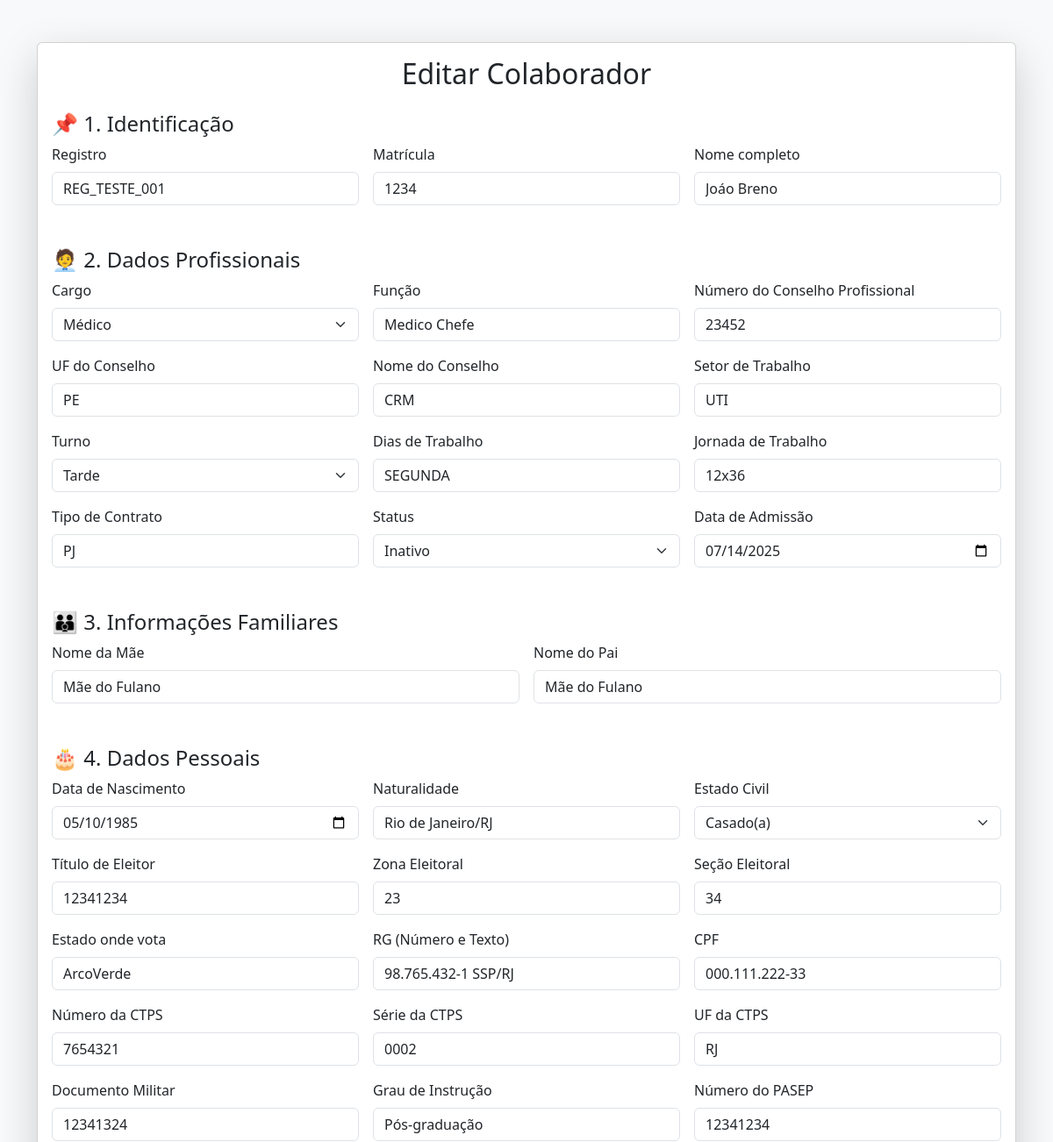
Before: /auth/colaboradores/editar/1/ (signed in, upper part) with the older database file.
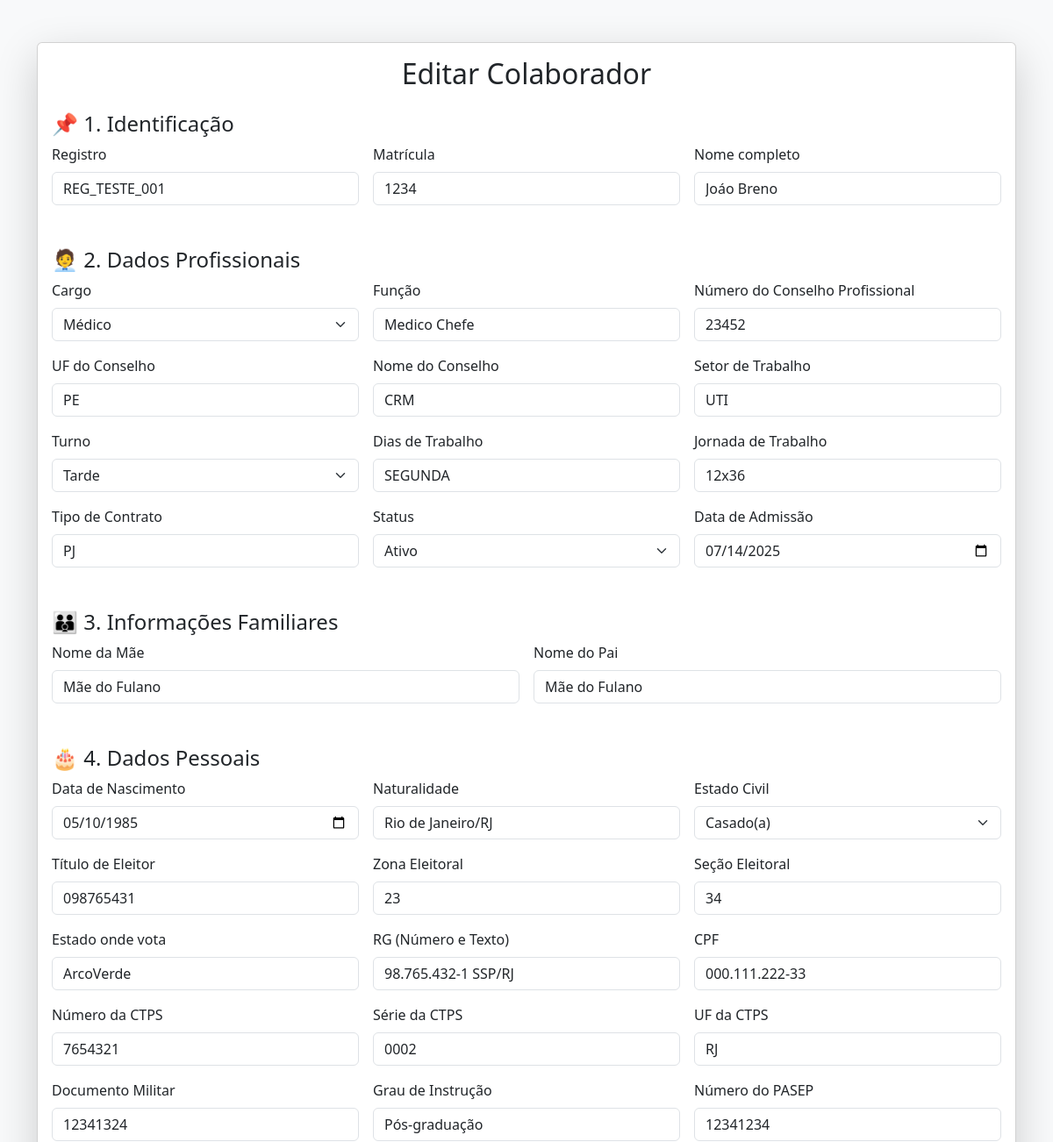
After: the same page with the newer database file.
### dp_ses_management/models.py (models this page shows, shortened)
class Colaborador(models.Model):
    registro = models.CharField(max_length=50, unique=True, verbose_name="Registro (código interno)", null=True, blank=True)
    matricula = models.CharField(max_length=50, unique=True, verbose_name="Matrícula (código funcional)", null=True, blank=True)
    nome_completo = models.CharField(max_length=150, verbose_name="Nome completo", default='Nome Padrão')
    CARGO_CHOICES = [
        ('medico', 'Médico'),
        ('enfermeiro', 'Enfermeiro'),
        ('tec_enfermagem', 'Técnico de Enfermagem'),
        ('aux_admin', 'Auxiliar Administrativo'),
    ]
    cargo = models.CharField(max_length=20, choices=CARGO_CHOICES, verbose_name="Cargo", default='aux_admin')
    funcao = models.CharField(max_length=100, verbose_name="Função", default='')
    numero_conselho = models.CharField(max_length=50, blank=True, null=True, verbose_name="Número do conselho profissional")
    uf_conselho = models.CharField(max_length=2, blank=True, null=True, verbose_name="UF do conselho")
    nome_conselho = models.CharField(max_length=100, blank=True, null=True, verbose_name="Nome do conselho")  # opcional
    setor_trabalho = models.CharField(max_length=100, verbose_name="Setor de trabalho", default='')
    TURNO_CHOICES = [
        ('manha', 'Manhã'),
        ('tarde', 'Tarde'),
        ('noite', 'Noite'),
    ]
    turno = models.CharField(max_length=10, choices=TURNO_CHOICES, verbose_name="Turno", default='manha')
    dias_trabalho = models.CharField(max_length=100, verbose_name="Dias de trabalho", blank=True, null=True)
    jornada_trabalho = models.CharField(max_length=100, verbose_name="Jornada de trabalho", default='')
    tipo_contrato = models.CharField(max_length=100, verbose_name="Tipo de contrato", default='')
    STATUS_CHOICES = [
        ('ativo', 'Ativo'),
        ('inativo', 'Inativo'),
    ]
    status = models.CharField(max_length=10, choices=STATUS_CHOICES, verbose_name="Status", default='ativo')
    data_admissao = models.DateField(verbose_name="Data de admissão", default=timezone.now)
    nome_mae = models.CharField(max_length=150, verbose_name="Nome da mãe", default='')
    nome_pai = models.CharField(max_length=150, blank=True, null=True, verbose_name="Nome do pai")
    data_nascimento = models.DateField(verbose_name="Data de nascimento", default=timezone.now)
    naturalidade = models.CharField(max_length=100, verbose_name="Naturalidade (cidade/estado)", default='')
    ESTADO_CIVIL_CHOICES = [
        ('solteiro', 'Solteiro(a)'),
        ('casado', 'Casado(a)'),
        ('divorciado', 'Divorciado(a)'),
        ('viuvo', 'Viúvo(a)'),
    ]
    estado_civil = models.CharField(max_length=10, choices=ESTADO_CIVIL_CHOICES, verbose_name="Estado civil", default='solteiro')
    titulo_eleitor = models.CharField(max_length=20, blank=True, null=True, verbose_name="Título de eleitor")  # opcional
    zona_eleitoral = models.CharField(max_length=10, blank=True, null=True, verbose_name="Zona eleitoral")  # opcional
    secao_eleitoral = models.CharField(max_length=10, blank=True, null=True, verbose_name="Seção eleitoral")  # opcional
    estado_vota = models.CharField(max_length=2, blank=True, null=True, verbose_name="Estado onde vota")  # opcional
    rg_completo = models.CharField(max_length=50, verbose_name="RG COMPLETO (Número e texto)", default='')
    cpf = models.CharField(max_length=14, verbose_name="CPF", default='')
    numero_ctps = models.CharField(max_length=20, verbose_name="Número da CTPS", default='')
    serie_ctps = models.CharField(max_length=20, verbose_name="Série da CTPS", default='')
    uf_ctps = models.CharField(max_length=2, verbose_name="UF da CTPS", default='')
    documento_militar = models.CharField(max_length=50, blank=True, null=True, verbose_name="Documento militar")
    grau_instrucao = models.CharField(max_length=50, verbose_name="Grau de instrução", default='')
    numero_pasep = models.CharField(max_length=30, blank=True, null=True, verbose_name="Número do PASEP")
    celular = models.CharField(max_length=20, verbose_name="Celular", default='')
    telefone_fixo = models.CharField(max_length=20, blank=True, null=True, verbose_name="Telefone fixo")
    email = models.EmailField(verbose_name="E-mail", default='')
    cep = models.CharField(max_length=10, verbose_name="CEP", default='')
    endereco = models.CharField(max_length=150, verbose_name="Endereço (rua/avenida)", default='')
    numero = models.CharField(max_length=10, verbose_name="Número", default='')
    bairro = models.CharField(max_length=100, verbose_name="Bairro", default='')
    cidade = models.CharField(max_length=100, verbose_name="Cidade", default='')
    uf = models.CharField(max_length=2, verbose_name="UF", default='')

### dp_ses_management/views.py (the view, shortened to what this page needs)
# urls.py: path('colaboradores/editar/<int:id>/', views.editar_colaborador, name='editar_colaborador'),
@login_required(login_url='/auth/login/')
def editar_colaborador(request, id):
    colaborador = Colaborador.objects.get(id=id)
    return render(request, 'tarefas/editar_colaborador.html', {'colaborador': colaborador})

### templates/tarefas/editar_colaborador.html (shortened to what the changed rows need)
<!DOCTYPE html>
<html lang="pt-BR">
<head>
  {% load static %}
  <link href="https://cdn.jsdelivr.net/npm/bootstrap@5.3.3/dist/css/bootstrap.min.css" rel="stylesheet" />
</head>
<body class="bg-light">
  <div class="container py-5">
    <div class="card shadow-lg">
      <div class="card-body">
        <h2 class="mb-4 text-center">Editar Colaborador</h2>
        <form method="post">
          <div class="row g-3">
            <div class="col-md-4">
              <label class="form-label">Registro</label>
              <input type="text" name="registro" class="form-control" value="{{ colaborador.registro }}" required />
            </div>
            <div class="col-md-4">
              <label class="form-label">Matrícula</label>
              <input type="text" name="matricula" class="form-control" value="{{ colaborador.matricula }}" required />
            </div>
            <div class="col-md-4">
              <label class="form-label">Nome completo</label>
              <input type="text" name="nome_completo" class="form-control" value="{{ colaborador.nome_completo }}" required />
            </div>
          </div>
          <div class="row g-3">
            <div class="col-md-4">
              <label class="form-label">Cargo</label>
              <select name="cargo" class="form-select" required>
                <option value="medico" {% if colaborador.cargo == "medico" %}selected{% endif %}>Médico</option>
              </select>
            </div>
            <div class="col-md-4">
              <label class="form-label">Função</label>
              <input type="text" name="funcao" class="form-control" value="{{ colaborador.funcao }}" required />
            </div>
            <div class="col-md-4">
              <label class="form-label">Número do Conselho Profissional</label>
              <input type="text" name="numero_conselho" class="form-control" value="{{ colaborador.numero_conselho }}" />
            </div>
            <div class="col-md-4">
              <label class="form-label">UF do Conselho</label>
              <input type="text" name="uf_conselho" class="form-control" value="{{ colaborador.uf_conselho }}" />
            </div>
            <div class="col-md-4">
              <label class="form-label">Nome do Conselho</label>
              <input type="text" name="nome_conselho" class="form-control" value="{{ colaborador.nome_conselho }}" />
            </div>
            <div class="col-md-4">
              <label class="form-label">Setor de Trabalho</label>
              <input type="text" name="setor_trabalho" class="form-control" value="{{ colaborador.setor_trabalho }}" required />
            </div>
            <div class="col-md-4">
              <label class="form-label">Turno</label>
              <select name="turno" class="form-select" required>
                <option value="tarde" {% if colaborador.turno == "tarde" %}selected{% endif %}>Tarde</option>
              </select>
            </div>
            <div class="col-md-4">
              <label class="form-label">Dias de Trabalho</label>
              <input type="text" name="dias_trabalho" class="form-control" value="{{ colaborador.dias_trabalho }}" required />
            </div>
            <div class="col-md-4">
              <label class="form-label">Jornada de Trabalho</label>
              <input type="text" name="jornada_trabalho" class="form-control" value="{{ colaborador.jornada_trabalho }}" required />
            </div>
            <div class="col-md-4">
              <label class="form-label">Tipo de Contrato</label>
              <input type="text" name="tipo_contrato" class="form-control" value="{{ colaborador.tipo_contrato }}" required />
            </div>
            <div class="col-md-4">
              <label class="form-label">Status</label>
              <select name="status" class="form-select" required>
                <option value="ativo" {% if colaborador.status == "ativo" %}selected{% endif %}>Ativo</option>
                <option value="inativo" {% if colaborador.status == "inativo" %}selected{% endif %}>Inativo</option>
              </select>
            </div>
            <div class="col-md-4">
              <label class="form-label">Data de Admissão</label>
              <input type="date" name="data_admissao" class="form-control" value="{{ colaborador.data_admissao|date:'Y-m-d' }}" required />
            </div>
          </div>
          <div class="row g-3">
            <div class="col-md-6">
              <label class="form-label">Nome da Mãe</label>
              <input type="text" name="nome_mae" class="form-control" value="{{ colaborador.nome_mae }}" required />
            </div>
            <div class="col-md-6">
              <label class="form-label">Nome do Pai</label>
              <input type="text" name="nome_pai" class="form-control" value="{{ colaborador.nome_pai }}" />
            </div>
          </div>
          <div class="row g-3">
            <div class="col-md-4">
              <label class="form-label">Data de Nascimento</label>
              <input type="date" name="data_nascimento" class="form-control" value="{{ colaborador.data_nascimento|date:'Y-m-d' }}" required />
            </div>
            <div class="col-md-4">
              <label class="form-label">Naturalidade</label>
              <input type="text" name="naturalidade" class="form-control" value="{{ colaborador.naturalidade }}" required />
            </div>
            <div class="col-md-4">
              <label class="form-label">Estado Civil</label>
              <select name="estado_civil" class="form-select" required>
                <option value="casado" {% if colaborador.estado_civil == "casado" %}selected{% endif %}>Casado(a)</option>
              </select>
            </div>
            <div class="col-md-4">
              <label class="form-label">Título de Eleitor</label>
              <input type="text" name="titulo_eleitor" class="form-control" value="{{ colaborador.titulo_eleitor }}" required />
            </div>
            <div class="col-md-4">
              <label class="form-label">Zona Eleitoral</label>
              <input type="text" name="zona_eleitoral" class="form-control" value="{{ colaborador.zona_eleitoral }}" required />
            </div>
            <div class="col-md-4">
              <label class="form-label">Seção Eleitoral</label>
              <input type="text" name="secao_eleitoral" class="form-control" value="{{ colaborador.secao_eleitoral }}" required />
            </div>
            <div class="col-md-4">
              <label class="form-label">Estado onde vota</label>
              <input type="text" name="estado_vota" class="form-control" value="{{ colaborador.estado_vota }}" required />
            </div>
            <div class="col-md-4">
              <label class="form-label">RG (Número e Texto)</label>
              <input type="text" name="rg_completo" class="form-control" value="{{ colaborador.rg_completo }}" required />
            </div>
            <div class="col-md-4">
              <label class="form-label">CPF</label>
              <input type="text" name="cpf" class="form-control" value="{{ colaborador.cpf }}" required />
            </div>
            <div class="col-md-4">
              <label class="form-label">Número da CTPS</label>
              <input type="text" name="numero_ctps" class="form-control" value="{{ colaborador.numero_ctps }}" required />
            </div>
            <div class="col-md-4">
              <label class="form-label">Série da CTPS</label>
              <input type="text" name="serie_ctps" class="form-control" value="{{ colaborador.serie_ctps }}" required />
            </div>
            <div class="col-md-4">
              <label class="form-label">UF da CTPS</label>
              <input type="text" name="uf_ctps" class="form-control" value="{{ colaborador.uf_ctps }}" required />
            </div>
            <div class="col-md-4">
              <label class="form-label">Documento Militar</label>
              <input type="text" name="documento_militar" class="form-control" value="{{ colaborador.documento_militar }}" />
            </div>
            <div class="col-md-4">
              <label class="form-label">Grau de Instrução</label>
              <input type="text" name="grau_instrucao" class="form-control" value="{{ colaborador.grau_instrucao }}" required />
            </div>
            <div class="col-md-4">
              <label class="form-label">Número do PASEP</label>
              <input type="text" name="numero_pasep" class="form-control" value="{{ colaborador.numero_pasep }}" />
            </div>
          </div>
        </form>
      </div>
    </div>
  </div>
</body>
</html>

Changed rows visible on the page:
changed Colaborador "REG_TESTE_001": status "Inativo" → "Ativo"; titulo_eleitor "12341234" → "098765431"
